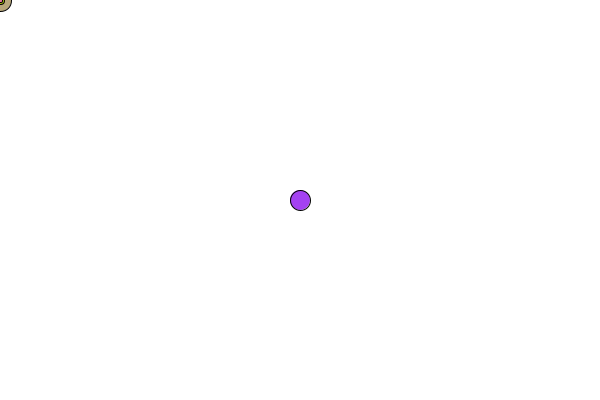
Frame 1 (no input)
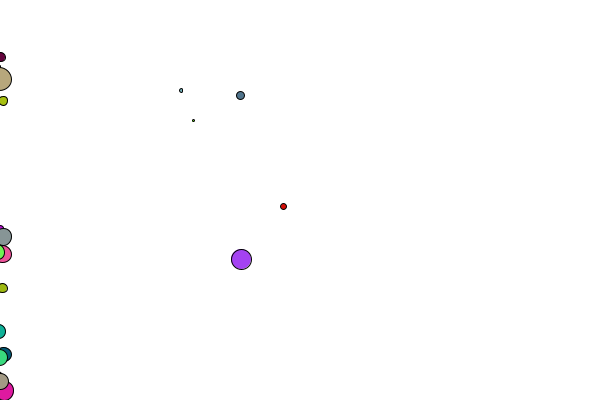
Frame 60 (the mouse pressed at the canvas centre just before this capture)
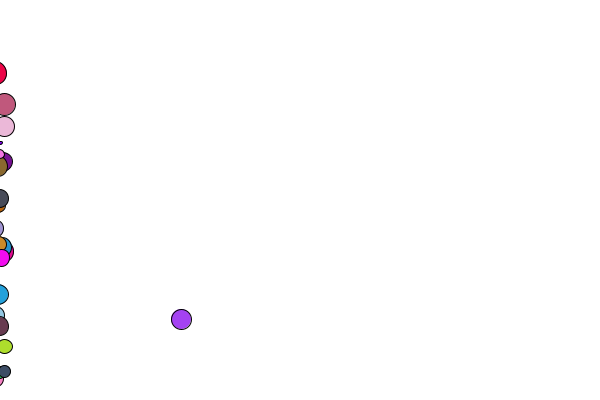
Frame 120 (the mouse held since frame 60 and released just before this capture)

The Processing sketch that drew these frames (run headless with seeded random() and noise(); from frame 60 on, the mouse is pressed at the canvas centre):

// Processing sketch: PracticePong
// ── PracticePong.pde
//Global Variables and Objects
Ball myBall;
Ball[] fireworks = new Ball[25];
//
color pongTableColour = 255; //ERROR: move to Table CLASS, 255 is full BLUE
//
void setup() {
  size(600, 400); //fullScreen(); displayWidth, displayHeight
  /*ScreenSizeChecker() for Lnadscape, Protrait, Square views
   Updated Automatically for screen rotation on Android
   */
  //Population
  myBall = new Ball(); // Both 1/2's of Constructor
  for (int i=0; i < fireworks.length; i++) {
    fireworks[i] = new Ball( width*-1, height*-1, 0.5);
  }
  
  //
} //End setup
//
void draw() {
  background(pongTableColour); //ERROR: Night Mode is know in CLASS, not DRIVER
  myBall.draw();
  for (int i=0; i < fireworks.length; i++) {
    fireworks[i].draw();
  }
} //End draw
//
void keyPressed() {
} //End keyPressed
//
void mousePressed() {
  for (int i=0; i < fireworks.length; i++) {
    fireworks[i] = new Ball(mouseX, mouseY, 0.5);
  }
} //End mousePressed
//
//End DRIVER

// ── Ball.pde
/* Known ERRORs
 - Night Mode: Ball Colour is Full BLUE
 */
class Ball
{
  //Global Variables
  float x, y, diameter;
  color colour;
  float xSpeed, ySpeed, xSpeedChange=1.0, ySpeedChange=1.0;
  float gravity=0.0;
  //static int count = 25; //Static Number for Amount of Ball Instances in a Firework
  //
  //Overloading Constructors or Mulitple Constructors
  //Ball Constructor, no parameters
  Ball () {
    //Constructor Is ... hard coded, single variable object
    //Local Variables, deleted at end of Constructor
    int startX = width*1/2;
    int startY = height*1/2;
    int referentMeasure = ( width < height ) ? width : height ; //Review Ternary Operator
    //
    //Object Variables
    this.x = startX; //spawn myBall in the middle of the display
    this.y = startY;
    this.diameter = referentMeasure * 1/20;
    this.colour = color ( random(0, 255), random(255), random(255) ) ; //random(), random()-shortcut, casting from float to intin color var
    this.xSpeed = xDirection(); //float, could be any number
    this.ySpeed = yDirection(); //float, could be any number
    //ERROR: random() will choose ZERO, not only -1 & 1
    this.xSpeedChange = 1; //Break bounce physics
    this.ySpeedChange = 1; //Change speeds
  } //End Ball Constructor
  //
  // Mulitple Constructors by identifying different parameters
  Ball (float x, float y, float gravityParameter) {
    //Ball(); //Place Holder
    x = x; //ERROR: trigger when the Ball enters goal area
    y = y; //ERROR: trigger when the Ball enters goal area
    colour = color ( random(0, 255), random(255), random(255) ) ; //random(), random()-shortcut, casting from float to intin color var
    diameter = random(width*1/25);
    xSpeed = random(-5, 5);
    ySpeed = random(-5, 5);
    gravity = gravityParameter;
  } //End Firework Ball
  //
  float xDirection() {
    float xDirection = int (random (-2, 2) ); //float, truncated, must be 2 minimum
    while ( xDirection == 0 ) {
      xDirection = int (random (-2, 2) ); //variable must be populated first
    }
    return xDirection;
  } //End xDirection
  float yDirection() {
    float yDirection = int (random (-2, 2) ); //float, truncated, must be 2 minimum
    while ( yDirection == 0 ) {
      yDirection = int (random (-2, 2) ); //variable must be populated first
    }
    return yDirection;
  } //End yDirection
  void draw() { //ball
    fill(colour);
    ellipse(x, y, diameter, diameter); //Easter Egg: at bounce diameters changes
    fill(0);
    //
    step();
  }//End draw
  void step() {
    bounce();
    ySpeed += gravity;
    x += xSpeed * xSpeedChange;
    y += ySpeed * ySpeedChange;
  } //End step
  void bounce() {
    if ( x < 0+(diameter*1/2) || x > width-(diameter*1/2) ) xSpeed *= -1;
    if ( y < 0+(diameter*1/2) || y > height-(diameter*1/2) ) ySpeed *= -1;
  } //End bounce
  //
} //End Ball
